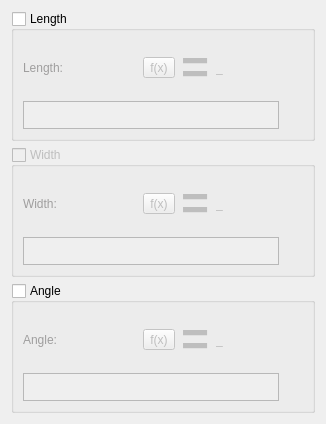
         <widget class="QWidget" name="tabManualShape">
          <attribute name="title">
           <string>Manual shape</string>
          </attribute>
          <layout class="QVBoxLayout" name="verticalLayout_11">
           <item>
            <widget class="QGroupBox" name="groupBoxManualLength">
             <property name="enabled">
              <bool>true</bool>
             </property>
             <property name="title">
              <string>Length</string>
             </property>
             <property name="checkable">
              <bool>true</bool>
             </property>
             <property name="checked">
              <bool>false</bool>
             </property>
             <layout class="QVBoxLayout" name="verticalLayout_10">
              <item>
               <layout class="QHBoxLayout" name="horizontalLayout_19">
                <item alignment="Qt::AlignLeft">
                 <widget class="QLabel" name="labelEditPassmarkLength">
                  <property name="enabled">
                   <bool>false</bool>
                  </property>
                  <property name="sizePolicy">
                   <sizepolicy hsizetype="Fixed" vsizetype="Preferred">
                    <horstretch>0</horstretch>
                    <verstretch>0</verstretch>
                   </sizepolicy>
                  </property>
                  <property name="palette">
                   <palette>
                    <active>
                     <colorrole role="WindowText">
                      <brush brushstyle="SolidPattern">
                       <color alpha="255">
                        <red>255</red>
                        <green>0</green>
                        <blue>0</blue>
                       </color>
                      </brush>
                     </colorrole>
                    </active>
                    <inactive>
                     <colorrole role="WindowText">
                      <brush brushstyle="SolidPattern">
                       <color alpha="255">
                        <red>255</red>
                        <green>0</green>
                        <blue>0</blue>
                       </color>
                      </brush>
                     </colorrole>
                    </inactive>
                    <disabled>
                     <colorrole role="WindowText">
                      <brush brushstyle="SolidPattern">
                       <color alpha="255">
                        <red>159</red>
                        <green>158</green>
                        <blue>158</blue>
                       </color>
                      </brush>
                     </colorrole>
                    </disabled>
                   </palette>
                  </property>
                  <property name="text">
                   <string comment="notch depth">Length:</string>
                  </property>
                 </widget>
                </item>
                <item>
                 <spacer name="horizontalSpacer_10">
                  <property name="orientation">
                   <enum>Qt::Horizontal</enum>
                  </property>
                  <property name="sizeHint" stdset="0">
                   <size>
                    <width>40</width>
                    <height>20</height>
                   </size>
                  </property>
                 </spacer>
                </item>
                <item alignment="Qt::AlignRight">
                 <widget class="QToolButton" name="toolButtonExprLength">
                  <property name="enabled">
                   <bool>false</bool>
                  </property>
                  <property name="toolTip">
                   <string>Formula wizard</string>
                  </property>
                  <property name="text">
                   <string notr="true">f(x)</string>
                  </property>
                  <property name="icon">
                   <iconset resource="../../../../vmisc/share/resources/icon.qrc">
                    <normaloff>:/icon/light/24x24/fx.png</normaloff>:/icon/light/24x24/fx.png</iconset>
                  </property>
                  <property name="iconSize">
                   <size>
                    <width>24</width>
                    <height>24</height>
                   </size>
                  </property>
                 </widget>
                </item>
                <item alignment="Qt::AlignRight">
                 <widget class="QLabel" name="label_8">
                  <property name="sizePolicy">
                   <sizepolicy hsizetype="Preferred" vsizetype="Preferred">
                    <horstretch>0</horstretch>
                    <verstretch>0</verstretch>
                   </sizepolicy>
                  </property>
                  <property name="font">
                   <font>
                    <pointsize>36</pointsize>
                    <bold>true</bold>
                   </font>
                  </property>
                  <property name="text">
                   <string notr="true">=</string>
                  </property>
                  <property name="alignment">
                   <set>Qt::AlignLeading|Qt::AlignLeft|Qt::AlignVCenter</set>
                  </property>
                 </widget>
                </item>
                <item alignment="Qt::AlignRight">
                 <widget class="QLabel" name="labelResultPassmarkLength">
                  <property name="sizePolicy">
                   <sizepolicy hsizetype="Fixed" vsizetype="Preferred">
                    <horstretch>0</horstretch>
                    <verstretch>0</verstretch>
                   </sizepolicy>
                  </property>
                  <property name="minimumSize">
                   <size>
                    <width>87</width>
                    <height>0</height>
                   </size>
                  </property>
                  <property name="toolTip">
                   <string>Value</string>
                  </property>
                  <property name="whatsThis">
                   <string notr="true"/>
                  </property>
                  <property name="text">
                   <string notr="true">_</string>
                  </property>
                 </widget>
                </item>
               </layout>
              </item>
              <item>
               <layout class="QHBoxLayout" name="horizontalLayout_20">
                <item>
                 <widget class="VPlainTextEdit" name="plainTextEditPassmarkLength">
                  <property name="enabled">
                   <bool>false</bool>
                  </property>
                  <property name="sizePolicy">
                   <sizepolicy hsizetype="Expanding" vsizetype="Preferred">
                    <horstretch>0</horstretch>
                    <verstretch>0</verstretch>
                   </sizepolicy>
                  </property>
                  <property name="maximumSize">
                   <size>
                    <width>16777215</width>
                    <height>28</height>
                   </size>
                  </property>
                  <property name="toolTip">
                   <string>Calculation</string>
                  </property>
                  <property name="tabChangesFocus">
                   <bool>true</bool>
                  </property>
                 </widget>
                </item>
                <item>
                 <widget class="QPushButton" name="pushButtonGrowPassmarkLength">
                  <property name="enabled">
                   <bool>false</bool>
                  </property>
                  <property name="maximumSize">
                   <size>
                    <width>18</width>
                    <height>18</height>
                   </size>
                  </property>
                  <property name="sizeIncrement">
                   <size>
                    <width>0</width>
                    <height>0</height>
                   </size>
                  </property>
                  <property name="toolTip">
                   <string>&lt;html&gt;&lt;head/&gt;&lt;body&gt;&lt;p&gt;Show full calculation in message box&lt;/p&gt;&lt;/body&gt;&lt;/html&gt;</string>
                  </property>
                  <property name="text">
                   <string notr="true"/>
                  </property>
                  <property name="icon">
                   <iconset theme="go-down">
                    <normaloff>../</normaloff>../</iconset>
                  </property>
                  <property name="iconSize">
                   <size>
                    <width>16</width>
                    <height>16</height>
                   </size>
                  </property>
                  <property name="flat">
                   <bool>true</bool>
                  </property>
                 </widget>
                </item>
               </layout>
              </item>
             </layout>
            </widget>
           </item>
           <item>
            <widget class="QGroupBox" name="groupBoxManualWidth">
             <property name="enabled">
              <bool>false</bool>
             </property>
             <property name="title">
              <string>Width</string>
             </property>
             <property name="checkable">
              <bool>true</bool>
             </property>
             <property name="checked">
              <bool>false</bool>
             </property>
             <layout class="QVBoxLayout" name="verticalLayout_9">
              <item>
               <layout class="QHBoxLayout" name="horizontalLayout_13">
                <item alignment="Qt::AlignLeft">
                 <widget class="QLabel" name="labelEditPassmarkWidth">
                  <property name="enabled">
                   <bool>false</bool>
                  </property>
                  <property name="sizePolicy">
                   <sizepolicy hsizetype="Fixed" vsizetype="Preferred">
                    <horstretch>0</horstretch>
                    <verstretch>0</verstretch>
                   </sizepolicy>
                  </property>
                  <property name="palette">
                   <palette>
                    <active>
                     <colorrole role="WindowText">
                      <brush brushstyle="SolidPattern">
                       <color alpha="255">
                        <red>255</red>
                        <green>0</green>
                        <blue>0</blue>
                       </color>
                      </brush>
                     </colorrole>
                    </active>
                    <inactive>
                     <colorrole role="WindowText">
                      <brush brushstyle="SolidPattern">
                       <color alpha="255">
                        <red>255</red>
                        <green>0</green>
                        <blue>0</blue>
                       </color>
                      </brush>
                     </colorrole>
                    </inactive>
                    <disabled>
                     <colorrole role="WindowText">
                      <brush brushstyle="SolidPattern">
                       <color alpha="255">
                        <red>159</red>
                        <green>158</green>
                        <blue>158</blue>
                       </color>
                      </brush>
                     </colorrole>
                    </disabled>
                   </palette>
                  </property>
                  <property name="text">
                   <string comment="notch width">Width:</string>
                  </property>
                 </widget>
                </item>
                <item>
                 <spacer name="horizontalSpacer_9">
                  <property name="orientation">
                   <enum>Qt::Horizontal</enum>
                  </property>
                  <property name="sizeHint" stdset="0">
                   <size>
                    <width>40</width>
                    <height>20</height>
                   </size>
                  </property>
                 </spacer>
                </item>
                <item alignment="Qt::AlignRight">
                 <widget class="QToolButton" name="toolButtonExprWidth_2">
                  <property name="enabled">
                   <bool>false</bool>
                  </property>
                  <property name="toolTip">
                   <string>Formula wizard</string>
                  </property>
                  <property name="text">
                   <string notr="true">f(x)</string>
                  </property>
                  <property name="icon">
                   <iconset resource="../../../../vmisc/share/resources/icon.qrc">
                    <normaloff>:/icon/light/24x24/fx.png</normaloff>:/icon/light/24x24/fx.png</iconset>
                  </property>
                  <property name="iconSize">
                   <size>
                    <width>24</width>
                    <height>24</height>
                   </size>
                  </property>
                 </widget>
                </item>
                <item alignment="Qt::AlignRight">
                 <widget class="QLabel" name="label_4">
                  <property name="sizePolicy">
                   <sizepolicy hsizetype="Preferred" vsizetype="Preferred">
                    <horstretch>0</horstretch>
                    <verstretch>0</verstretch>
                   </sizepolicy>
                  </property>
                  <property name="font">
                   <font>
                    <pointsize>36</pointsize>
                    <bold>true</bold>
                   </font>
                  </property>
                  <property name="text">
                   <string notr="true">=</string>
                  </property>
                  <property name="alignment">
                   <set>Qt::AlignLeading|Qt::AlignLeft|Qt::AlignVCenter</set>
                  </property>
                 </widget>
                </item>
                <item alignment="Qt::AlignRight">
                 <widget class="QLabel" name="labelResultPassmarkWidth">
                  <property name="sizePolicy">
                   <sizepolicy hsizetype="Fixed" vsizetype="Preferred">
                    <horstretch>0</horstretch>
                    <verstretch>0</verstretch>
                   </sizepolicy>
                  </property>
                  <property name="minimumSize">
                   <size>
                    <width>87</width>
                    <height>0</height>
                   </size>
                  </property>
                  <property name="toolTip">
                   <string>Value</string>
                  </property>
                  <property name="whatsThis">
                   <string notr="true"/>
                  </property>
                  <property name="text">
                   <string notr="true">_</string>
                  </property>
                 </widget>
                </item>
               </layout>
              </item>
              <item>
               <layout class="QHBoxLayout" name="horizontalLayout_18">
                <item>
                 <widget class="VPlainTextEdit" name="plainTextEditPassmarkWidth">
                  <property name="enabled">
                   <bool>false</bool>
                  </property>
                  <property name="sizePolicy">
                   <sizepolicy hsizetype="Expanding" vsizetype="Preferred">
                    <horstretch>0</horstretch>
                    <verstretch>0</verstretch>
                   </sizepolicy>
                  </property>
                  <property name="maximumSize">
                   <size>
                    <width>16777215</width>
                    <height>28</height>
                   </size>
                  </property>
                  <property name="toolTip">
                   <string>Calculation</string>
                  </property>
                  <property name="tabChangesFocus">
                   <bool>true</bool>
                  </property>
                 </widget>
                </item>
                <item>
                 <widget class="QPushButton" name="pushButtonGrowPassmarkWidth">
                  <property name="enabled">
                   <bool>false</bool>
                  </property>
                  <property name="maximumSize">
                   <size>
                    <width>18</width>
                    <height>18</height>
                   </size>
                  </property>
                  <property name="sizeIncrement">
                   <size>
                    <width>0</width>
                    <height>0</height>
                   </size>
                  </property>
                  <property name="toolTip">
                   <string>&lt;html&gt;&lt;head/&gt;&lt;body&gt;&lt;p&gt;Show full calculation in message box&lt;/p&gt;&lt;/body&gt;&lt;/html&gt;</string>
                  </property>
                  <property name="text">
                   <string notr="true"/>
                  </property>
                  <property name="icon">
                   <iconset theme="go-down">
                    <normaloff>../</normaloff>../</iconset>
                  </property>
                  <property name="iconSize">
                   <size>
                    <width>16</width>
                    <height>16</height>
                   </size>
                  </property>
                  <property name="flat">
                   <bool>true</bool>
                  </property>
                 </widget>
                </item>
               </layout>
              </item>
             </layout>
            </widget>
           </item>
           <item>
            <widget class="QGroupBox" name="groupBoxManualAngle">
             <property name="enabled">
              <bool>true</bool>
             </property>
             <property name="title">
              <string>Angle</string>
             </property>
             <property name="checkable">
              <bool>true</bool>
             </property>
             <property name="checked">
              <bool>false</bool>
             </property>
             <layout class="QVBoxLayout" name="verticalLayout_8">
              <item>
               <layout class="QHBoxLayout" name="horizontalLayout_11">
                <item alignment="Qt::AlignLeft">
                 <widget class="QLabel" name="labelEditPassmarkAngle">
                  <property name="enabled">
                   <bool>false</bool>
                  </property>
                  <property name="sizePolicy">
                   <sizepolicy hsizetype="Fixed" vsizetype="Preferred">
                    <horstretch>0</horstretch>
                    <verstretch>0</verstretch>
                   </sizepolicy>
                  </property>
                  <property name="palette">
                   <palette>
                    <active>
                     <colorrole role="WindowText">
                      <brush brushstyle="SolidPattern">
                       <color alpha="255">
                        <red>255</red>
                        <green>0</green>
                        <blue>0</blue>
                       </color>
                      </brush>
                     </colorrole>
                    </active>
                    <inactive>
                     <colorrole role="WindowText">
                      <brush brushstyle="SolidPattern">
                       <color alpha="255">
                        <red>255</red>
                        <green>0</green>
                        <blue>0</blue>
                       </color>
                      </brush>
                     </colorrole>
                    </inactive>
                    <disabled>
                     <colorrole role="WindowText">
                      <brush brushstyle="SolidPattern">
                       <color alpha="255">
                        <red>159</red>
                        <green>158</green>
                        <blue>158</blue>
                       </color>
                      </brush>
                     </colorrole>
                    </disabled>
                   </palette>
                  </property>
                  <property name="text">
                   <string comment="notch angle">Angle:</string>
                  </property>
                 </widget>
                </item>
                <item>
                 <spacer name="horizontalSpacer_8">
                  <property name="orientation">
                   <enum>Qt::Horizontal</enum>
                  </property>
                  <property name="sizeHint" stdset="0">
                   <size>
                    <width>40</width>
                    <height>20</height>
                   </size>
                  </property>
                 </spacer>
                </item>
                <item alignment="Qt::AlignRight">
                 <widget class="QToolButton" name="toolButtonExprAngle">
                  <property name="enabled">
                   <bool>false</bool>
                  </property>
                  <property name="toolTip">
                   <string>Formula wizard</string>
                  </property>
                  <property name="text">
                   <string notr="true">f(x)</string>
                  </property>
                  <property name="icon">
                   <iconset resource="../../../../vmisc/share/resources/icon.qrc">
                    <normaloff>:/icon/light/24x24/fx.png</normaloff>:/icon/light/24x24/fx.png</iconset>
                  </property>
                  <property name="iconSize">
                   <size>
                    <width>24</width>
                    <height>24</height>
                   </size>
                  </property>
                 </widget>
                </item>
                <item alignment="Qt::AlignRight">
                 <widget class="QLabel" name="label_7">
                  <property name="sizePolicy">
                   <sizepolicy hsizetype="Preferred" vsizetype="Preferred">
                    <horstretch>0</horstretch>
                    <verstretch>0</verstretch>
                   </sizepolicy>
                  </property>
                  <property name="font">
                   <font>
                    <pointsize>36</pointsize>
                    <bold>true</bold>
                   </font>
                  </property>
                  <property name="text">
                   <string notr="true">=</string>
                  </property>
                  <property name="alignment">
                   <set>Qt::AlignLeading|Qt::AlignLeft|Qt::AlignVCenter</set>
                  </property>
                 </widget>
                </item>
                <item alignment="Qt::AlignRight">
                 <widget class="QLabel" name="labelResultPassmarkAngle">
                  <property name="sizePolicy">
                   <sizepolicy hsizetype="Fixed" vsizetype="Preferred">
                    <horstretch>0</horstretch>
                    <verstretch>0</verstretch>
                   </sizepolicy>
                  </property>
                  <property name="minimumSize">
                   <size>
                    <width>87</width>
                    <height>0</height>
                   </size>
                  </property>
                  <property name="toolTip">
                   <string>Value</string>
                  </property>
                  <property name="whatsThis">
                   <string notr="true"/>
                  </property>
                  <property name="text">
                   <string notr="true">_</string>
                  </property>
                 </widget>
                </item>
               </layout>
              </item>
              <item>
               <layout class="QHBoxLayout" name="horizontalLayout_12">
                <item>
                 <widget class="VPlainTextEdit" name="plainTextEditPassmarkAngle">
                  <property name="enabled">
                   <bool>false</bool>
                  </property>
                  <property name="sizePolicy">
                   <sizepolicy hsizetype="Expanding" vsizetype="Preferred">
                    <horstretch>0</horstretch>
                    <verstretch>0</verstretch>
                   </sizepolicy>
                  </property>
                  <property name="maximumSize">
                   <size>
                    <width>16777215</width>
                    <height>28</height>
                   </size>
                  </property>
                  <property name="toolTip">
                   <string>Calculation</string>
                  </property>
                  <property name="tabChangesFocus">
                   <bool>true</bool>
                  </property>
                 </widget>
                </item>
                <item>
                 <widget class="QPushButton" name="pushButtonGrowPassmarkAngle">
                  <property name="enabled">
                   <bool>false</bool>
                  </property>
                  <property name="maximumSize">
                   <size>
                    <width>18</width>
                    <height>18</height>
                   </size>
                  </property>
                  <property name="sizeIncrement">
                   <size>
                    <width>0</width>
                    <height>0</height>
                   </size>
                  </property>
                  <property name="toolTip">
                   <string>&lt;html&gt;&lt;head/&gt;&lt;body&gt;&lt;p&gt;Show full calculation in message box&lt;/p&gt;&lt;/body&gt;&lt;/html&gt;</string>
                  </property>
                  <property name="text">
                   <string notr="true"/>
                  </property>
                  <property name="icon">
                   <iconset theme="go-down">
                    <normaloff>../</normaloff>../</iconset>
                  </property>
                  <property name="iconSize">
                   <size>
                    <width>16</width>
                    <height>16</height>
                   </size>
                  </property>
                  <property name="flat">
                   <bool>true</bool>
                  </property>
                 </widget>
                </item>
               </layout>
              </item>
             </layout>
            </widget>
           </item>
          </layout>
         </widget>
